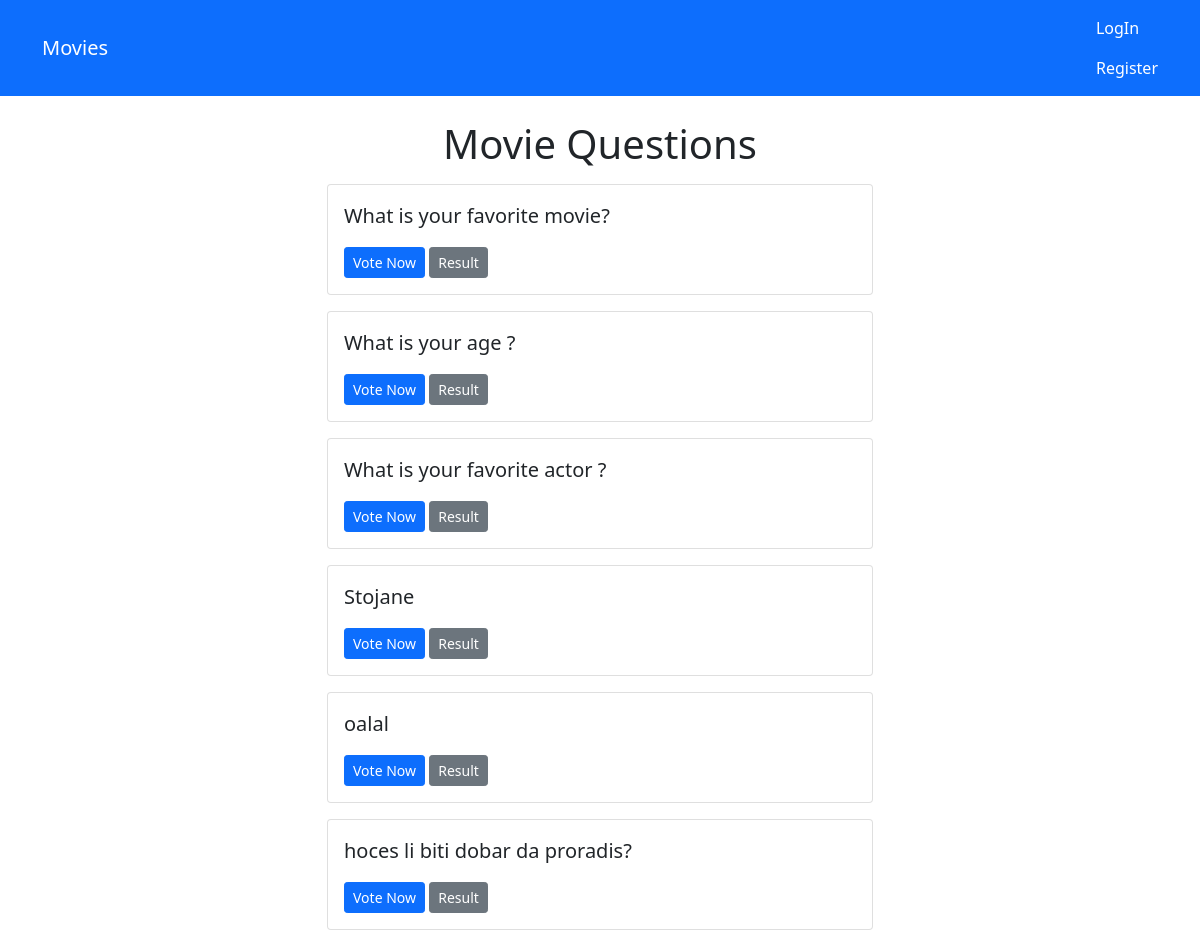
The page /movies/all/ on the database as committed earlier.
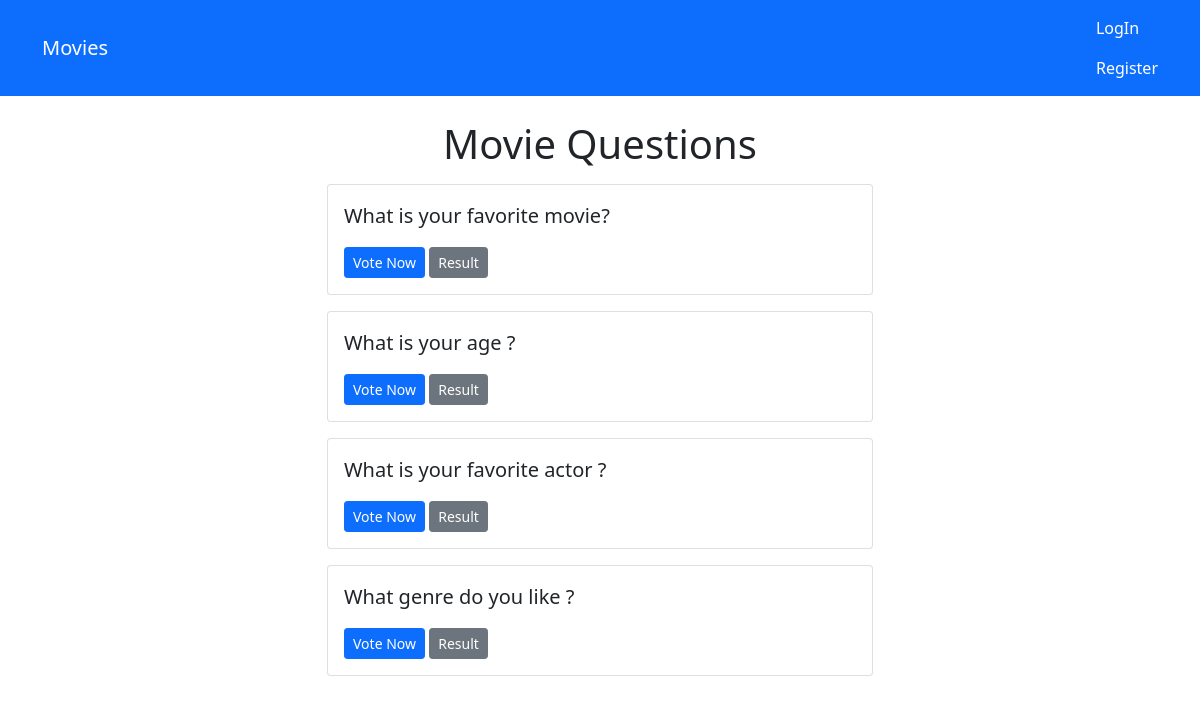
The same page on the database as committed later.
### movies/models.py (models this page shows, shortened)
class Question(models.Model):
    question_text = models.CharField(default='', max_length=200)

### movies/views.py (the view)
# urls.py: path('', views.snippet_detail, name='index'),
def index(request):
    latest_question_list = Question.objects.all()
    context = {'latest_question_list': latest_question_list}
    return render(request, 'movies/index.html', context)

### templates/movies/index.html
{% extends 'base.html' %}
{% block content %}
    <h1 class="text-center mb-3">Movie Questions</h1>
    {% if latest_question_list %}
        {% for movie in latest_question_list %}
            <div class="card mb-3">
                <div class="card-body">
                    <p class="lead">{{ movie.question_text }}</p>
                    <a href="{% url 'movies:detail' movie.id %}" class="btn btn-primary btn-sm">Vote Now</a>
                    <a href="{% url 'movies:results' movie.id %}" class="btn btn-secondary btn-sm">Result</a>
                </div>
            </div>
        {% endfor %}
    {% else %}
        <p>No movies available</p>
    {% endif %}
{% endblock %}

### templates/base.html (shortened to what this page needs)
<!doctype html>
<html lang="en">
<head>
    <link href="https://cdn.jsdelivr.net/npm/bootstrap@5.0.0-beta1/dist/css/bootstrap.min.css" rel="stylesheet">
</head>
<body>
    {% include 'partials/_navbar.html' %}
    <div class="container">
        <div class="row">
            <div class="col-md-6 m-auto">
                {% block content %} {% endblock %}
            </div>
        </div>
    </div>
</body>
</html>

### templates/partials/_navbar.html
<nav class="navbar navbar-dark bg-primary mb-4">
    <div class="container">
        <a class="navbar-brand" href="{% url 'movies:index' %}">Movies</a>
        <div class="navbar-nav">
            {% if user.is_authenticated %}
                <a class="nav-item nav-link" style="color:white" href="{% url 'users:profile' %}">Profile</a>
                <a class="nav-item nav-link" style="color:white" href="{% url 'logout' %}">LogOut</a>
            {% else %}
                <a class="nav-item nav-link" style="color:white" href="{% url 'login' %}">LogIn</a>
                <a class="nav-item nav-link" style="color:white" href="{% url 'users:register' %}">Register</a>
            {% endif %}
        </div>
    </div>
</nav>

Rows that differ between the two databases and show on the page:
removed Question: question_text "Stojane"
removed Question: question_text "oalal"
removed Question: question_text "hoces li biti dobar da proradis?"
added Question: question_text "What genre do you like ?"
